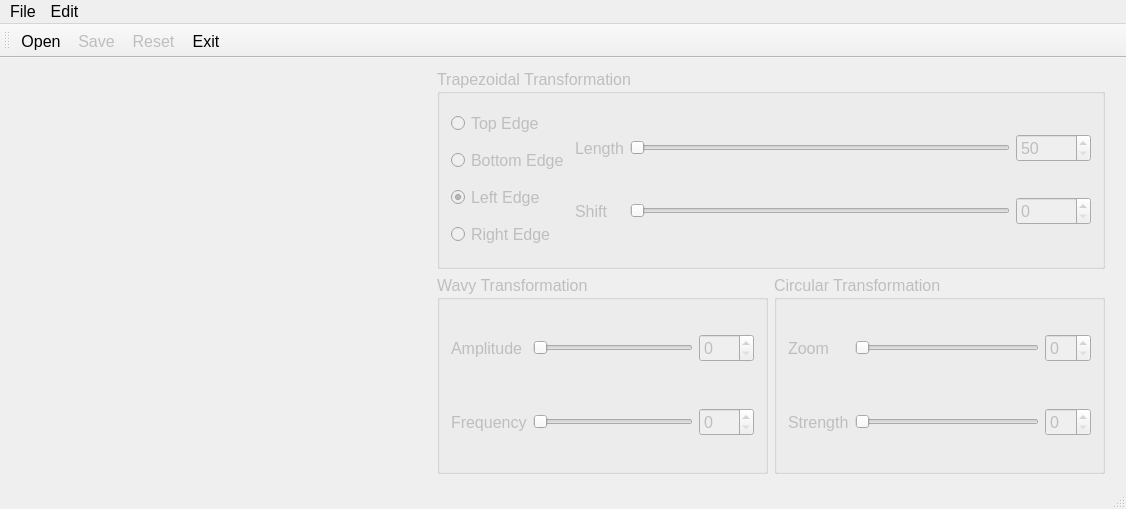
<?xml version="1.0" encoding="UTF-8"?>
<ui version="4.0">
 <class>MainWindow</class>
 <widget class="QMainWindow" name="MainWindow">
  <property name="geometry">
   <rect>
    <x>0</x>
    <y>0</y>
    <width>1126</width>
    <height>509</height>
   </rect>
  </property>
  <property name="windowTitle">
   <string>MainWindow</string>
  </property>
  <widget class="QWidget" name="centralWidget">
   <layout class="QGridLayout" name="gridLayout_7">
    <item row="0" column="3" colspan="2">
     <widget class="QGroupBox" name="trapeGroupBox">
      <property name="enabled">
       <bool>false</bool>
      </property>
      <property name="font">
       <font>
        <pointsize>12</pointsize>
       </font>
      </property>
      <property name="title">
       <string>Trapezoidal Transformation</string>
      </property>
      <layout class="QGridLayout" name="gridLayout_2">
       <item row="0" column="3" rowspan="2">
        <layout class="QGridLayout" name="gridLayout">
         <item row="0" column="0">
          <widget class="QLabel" name="label_2">
           <property name="font">
            <font>
             <pointsize>12</pointsize>
            </font>
           </property>
           <property name="text">
            <string>Length</string>
           </property>
          </widget>
         </item>
         <item row="0" column="1">
          <widget class="QSlider" name="lengthHorizontalSlider">
           <property name="font">
            <font>
             <pointsize>12</pointsize>
            </font>
           </property>
           <property name="minimum">
            <number>50</number>
           </property>
           <property name="orientation">
            <enum>Qt::Horizontal</enum>
           </property>
          </widget>
         </item>
         <item row="0" column="2">
          <widget class="QSpinBox" name="lengthSpinBox">
           <property name="minimumSize">
            <size>
             <width>75</width>
             <height>0</height>
            </size>
           </property>
           <property name="font">
            <font>
             <pointsize>12</pointsize>
            </font>
           </property>
           <property name="minimum">
            <number>50</number>
           </property>
           <property name="maximum">
            <number>99</number>
           </property>
          </widget>
         </item>
         <item row="1" column="0">
          <widget class="QLabel" name="label_3">
           <property name="font">
            <font>
             <pointsize>12</pointsize>
            </font>
           </property>
           <property name="text">
            <string>Shift</string>
           </property>
          </widget>
         </item>
         <item row="1" column="1">
          <widget class="QSlider" name="shiftHorizontalSlider">
           <property name="font">
            <font>
             <pointsize>12</pointsize>
            </font>
           </property>
           <property name="orientation">
            <enum>Qt::Horizontal</enum>
           </property>
          </widget>
         </item>
         <item row="1" column="2">
          <widget class="QSpinBox" name="shiftSpinBox">
           <property name="minimumSize">
            <size>
             <width>75</width>
             <height>0</height>
            </size>
           </property>
           <property name="font">
            <font>
             <pointsize>12</pointsize>
            </font>
           </property>
          </widget>
         </item>
        </layout>
       </item>
       <item row="0" column="1" rowspan="2" colspan="2">
        <layout class="QVBoxLayout" name="verticalLayout">
         <item>
          <widget class="QRadioButton" name="ToRadioButton">
           <property name="font">
            <font>
             <pointsize>12</pointsize>
            </font>
           </property>
           <property name="text">
            <string>Top Edge</string>
           </property>
           <property name="checked">
            <bool>false</bool>
           </property>
          </widget>
         </item>
         <item>
          <widget class="QRadioButton" name="BoRadioButton">
           <property name="font">
            <font>
             <pointsize>12</pointsize>
            </font>
           </property>
           <property name="text">
            <string>Bottom Edge</string>
           </property>
          </widget>
         </item>
         <item>
          <widget class="QRadioButton" name="LeRadioButton">
           <property name="font">
            <font>
             <pointsize>12</pointsize>
            </font>
           </property>
           <property name="text">
            <string>Left Edge</string>
           </property>
           <property name="checked">
            <bool>true</bool>
           </property>
          </widget>
         </item>
         <item>
          <widget class="QRadioButton" name="RiRadioButton">
           <property name="font">
            <font>
             <pointsize>12</pointsize>
            </font>
           </property>
           <property name="text">
            <string>Right Edge</string>
           </property>
          </widget>
         </item>
        </layout>
       </item>
      </layout>
     </widget>
    </item>
    <item row="1" column="3">
     <widget class="QGroupBox" name="wavyGroupBox">
      <property name="enabled">
       <bool>false</bool>
      </property>
      <property name="font">
       <font>
        <pointsize>12</pointsize>
       </font>
      </property>
      <property name="title">
       <string>Wavy Transformation</string>
      </property>
      <layout class="QGridLayout" name="gridLayout_4">
       <item row="0" column="0">
        <layout class="QGridLayout" name="gridLayout_3">
         <item row="0" column="0">
          <widget class="QLabel" name="label_4">
           <property name="font">
            <font>
             <pointsize>12</pointsize>
            </font>
           </property>
           <property name="text">
            <string>Amplitude</string>
           </property>
          </widget>
         </item>
         <item row="0" column="1">
          <widget class="QSlider" name="amplHorizontalSlider">
           <property name="font">
            <font>
             <pointsize>12</pointsize>
            </font>
           </property>
           <property name="orientation">
            <enum>Qt::Horizontal</enum>
           </property>
          </widget>
         </item>
         <item row="0" column="2">
          <widget class="QSpinBox" name="amplSpinBox">
           <property name="font">
            <font>
             <pointsize>12</pointsize>
            </font>
           </property>
           <property name="maximum">
            <number>100</number>
           </property>
          </widget>
         </item>
         <item row="2" column="0">
          <widget class="QLabel" name="label_5">
           <property name="font">
            <font>
             <pointsize>12</pointsize>
            </font>
           </property>
           <property name="text">
            <string>Frequency</string>
           </property>
          </widget>
         </item>
         <item row="2" column="1">
          <widget class="QSlider" name="freqHorizontalSlider">
           <property name="font">
            <font>
             <pointsize>12</pointsize>
            </font>
           </property>
           <property name="orientation">
            <enum>Qt::Horizontal</enum>
           </property>
          </widget>
         </item>
         <item row="2" column="2">
          <widget class="QSpinBox" name="freqSpinBox">
           <property name="font">
            <font>
             <pointsize>12</pointsize>
            </font>
           </property>
           <property name="maximum">
            <number>100</number>
           </property>
          </widget>
         </item>
         <item row="1" column="0" colspan="3">
          <spacer name="verticalSpacer">
           <property name="orientation">
            <enum>Qt::Vertical</enum>
           </property>
           <property name="sizeType">
            <enum>QSizePolicy::Fixed</enum>
           </property>
           <property name="sizeHint" stdset="0">
            <size>
             <width>20</width>
             <height>40</height>
            </size>
           </property>
          </spacer>
         </item>
        </layout>
       </item>
      </layout>
     </widget>
    </item>
    <item row="0" column="1" rowspan="2">
     <widget class="QLabel" name="srcImgLabel">
      <property name="sizePolicy">
       <sizepolicy hsizetype="Fixed" vsizetype="Preferred">
        <horstretch>0</horstretch>
        <verstretch>0</verstretch>
       </sizepolicy>
      </property>
      <property name="minimumSize">
       <size>
        <width>400</width>
        <height>400</height>
       </size>
      </property>
      <property name="text">
       <string/>
      </property>
     </widget>
    </item>
    <item row="1" column="4">
     <widget class="QGroupBox" name="circleGroupBox">
      <property name="enabled">
       <bool>false</bool>
      </property>
      <property name="font">
       <font>
        <pointsize>12</pointsize>
       </font>
      </property>
      <property name="title">
       <string>Circular Transformation</string>
      </property>
      <layout class="QGridLayout" name="gridLayout_5">
       <item row="0" column="0">
        <layout class="QGridLayout" name="gridLayout_6">
         <item row="0" column="0">
          <widget class="QLabel" name="label_6">
           <property name="font">
            <font>
             <pointsize>12</pointsize>
            </font>
           </property>
           <property name="text">
            <string>Zoom</string>
           </property>
          </widget>
         </item>
         <item row="0" column="1">
          <widget class="QSlider" name="zoomHorizontalSlider">
           <property name="font">
            <font>
             <pointsize>12</pointsize>
            </font>
           </property>
           <property name="orientation">
            <enum>Qt::Horizontal</enum>
           </property>
          </widget>
         </item>
         <item row="0" column="2">
          <widget class="QSpinBox" name="zoomSpinBox">
           <property name="font">
            <font>
             <pointsize>12</pointsize>
            </font>
           </property>
          </widget>
         </item>
         <item row="2" column="0">
          <widget class="QLabel" name="label_7">
           <property name="font">
            <font>
             <pointsize>12</pointsize>
            </font>
           </property>
           <property name="text">
            <string>Strength</string>
           </property>
          </widget>
         </item>
         <item row="2" column="1">
          <widget class="QSlider" name="streHorizontalSlider">
           <property name="font">
            <font>
             <pointsize>12</pointsize>
            </font>
           </property>
           <property name="orientation">
            <enum>Qt::Horizontal</enum>
           </property>
          </widget>
         </item>
         <item row="2" column="2">
          <widget class="QSpinBox" name="streSpinBox">
           <property name="font">
            <font>
             <pointsize>12</pointsize>
            </font>
           </property>
          </widget>
         </item>
         <item row="1" column="0" colspan="3">
          <spacer name="verticalSpacer_2">
           <property name="orientation">
            <enum>Qt::Vertical</enum>
           </property>
           <property name="sizeType">
            <enum>QSizePolicy::Fixed</enum>
           </property>
           <property name="sizeHint" stdset="0">
            <size>
             <width>20</width>
             <height>40</height>
            </size>
           </property>
          </spacer>
         </item>
        </layout>
       </item>
      </layout>
     </widget>
    </item>
    <item row="0" column="2" rowspan="2">
     <spacer name="horizontalSpacer">
      <property name="orientation">
       <enum>Qt::Horizontal</enum>
      </property>
      <property name="sizeType">
       <enum>QSizePolicy::Fixed</enum>
      </property>
      <property name="sizeHint" stdset="0">
       <size>
        <width>10</width>
        <height>15</height>
       </size>
      </property>
     </spacer>
    </item>
    <item row="0" column="0" rowspan="2">
     <spacer name="horizontalSpacer_2">
      <property name="orientation">
       <enum>Qt::Horizontal</enum>
      </property>
      <property name="sizeType">
       <enum>QSizePolicy::Fixed</enum>
      </property>
      <property name="sizeHint" stdset="0">
       <size>
        <width>10</width>
        <height>20</height>
       </size>
      </property>
     </spacer>
    </item>
    <item row="0" column="5" rowspan="2">
     <spacer name="horizontalSpacer_3">
      <property name="orientation">
       <enum>Qt::Horizontal</enum>
      </property>
      <property name="sizeType">
       <enum>QSizePolicy::Fixed</enum>
      </property>
      <property name="sizeHint" stdset="0">
       <size>
        <width>10</width>
        <height>20</height>
       </size>
      </property>
     </spacer>
    </item>
   </layout>
  </widget>
  <widget class="QMenuBar" name="menuBar">
   <property name="geometry">
    <rect>
     <x>0</x>
     <y>0</y>
     <width>1126</width>
     <height>22</height>
    </rect>
   </property>
   <property name="font">
    <font>
     <pointsize>12</pointsize>
    </font>
   </property>
   <widget class="QMenu" name="menuFile">
    <property name="font">
     <font>
      <pointsize>12</pointsize>
     </font>
    </property>
    <property name="title">
     <string>File</string>
    </property>
    <addaction name="actionOpen"/>
    <addaction name="actionSave"/>
    <addaction name="actionReset"/>
    <addaction name="actionExit"/>
   </widget>
   <widget class="QMenu" name="menuEdit">
    <property name="font">
     <font>
      <pointsize>12</pointsize>
     </font>
    </property>
    <property name="title">
     <string>Edit</string>
    </property>
   </widget>
   <addaction name="menuFile"/>
   <addaction name="menuEdit"/>
  </widget>
  <widget class="QToolBar" name="mainToolBar">
   <property name="font">
    <font>
     <pointsize>12</pointsize>
    </font>
   </property>
   <property name="iconSize">
    <size>
     <width>32</width>
     <height>32</height>
    </size>
   </property>
   <attribute name="toolBarArea">
    <enum>TopToolBarArea</enum>
   </attribute>
   <attribute name="toolBarBreak">
    <bool>false</bool>
   </attribute>
   <addaction name="actionOpen"/>
   <addaction name="actionSave"/>
   <addaction name="actionReset"/>
   <addaction name="actionExit"/>
  </widget>
  <widget class="QStatusBar" name="statusBar">
   <property name="font">
    <font>
     <pointsize>12</pointsize>
    </font>
   </property>
  </widget>
  <action name="actionOpen">
   <property name="icon">
    <iconset resource="myres.qrc">
     <normaloff>:/Icon/icons/document-open.svg</normaloff>:/Icon/icons/document-open.svg</iconset>
   </property>
   <property name="text">
    <string>Open</string>
   </property>
   <property name="font">
    <font>
     <pointsize>12</pointsize>
    </font>
   </property>
   <property name="shortcut">
    <string>Ctrl+O</string>
   </property>
  </action>
  <action name="actionSave">
   <property name="enabled">
    <bool>false</bool>
   </property>
   <property name="icon">
    <iconset resource="myres.qrc">
     <normaloff>:/Icon/icons/document-save.svg</normaloff>:/Icon/icons/document-save.svg</iconset>
   </property>
   <property name="text">
    <string>Save</string>
   </property>
   <property name="font">
    <font>
     <pointsize>12</pointsize>
    </font>
   </property>
   <property name="shortcut">
    <string>Ctrl+S</string>
   </property>
  </action>
  <action name="actionReset">
   <property name="enabled">
    <bool>false</bool>
   </property>
   <property name="icon">
    <iconset resource="myres.qrc">
     <normaloff>:/Icon/icons/document-revert.svg</normaloff>:/Icon/icons/document-revert.svg</iconset>
   </property>
   <property name="text">
    <string>Reset</string>
   </property>
   <property name="font">
    <font>
     <pointsize>12</pointsize>
    </font>
   </property>
   <property name="shortcut">
    <string>Ctrl+R</string>
   </property>
  </action>
  <action name="actionExit">
   <property name="icon">
    <iconset resource="myres.qrc">
     <normaloff>:/Icon/icons/application-exit.svg</normaloff>:/Icon/icons/application-exit.svg</iconset>
   </property>
   <property name="text">
    <string>Exit</string>
   </property>
   <property name="font">
    <font>
     <pointsize>12</pointsize>
    </font>
   </property>
   <property name="shortcut">
    <string>Ctrl+Q</string>
   </property>
  </action>
 </widget>
 <layoutdefault spacing="6" margin="11"/>
 <resources>
  <include location="myres.qrc"/>
 </resources>
 <connections/>
</ui>
